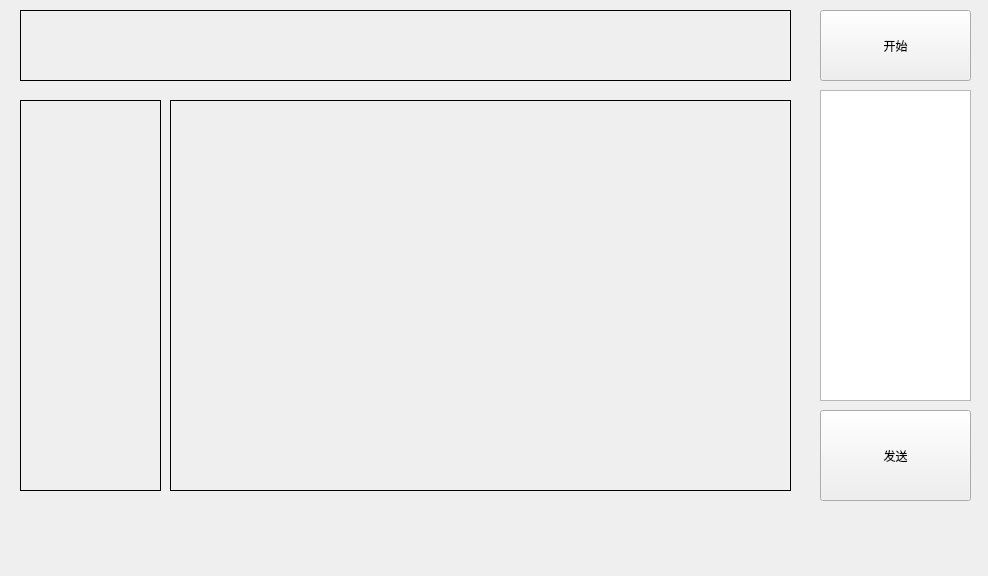
<?xml version="1.0" encoding="UTF-8"?>
<ui version="4.0">
 <class>Form</class>
 <widget class="QWidget" name="Form">
  <property name="geometry">
   <rect>
    <x>0</x>
    <y>0</y>
    <width>988</width>
    <height>576</height>
   </rect>
  </property>
  <property name="windowTitle">
   <string>Guess</string>
  </property>
  <widget class="QTextEdit" name="texting_box">
   <property name="geometry">
    <rect>
     <x>820</x>
     <y>90</y>
     <width>151</width>
     <height>311</height>
    </rect>
   </property>
  </widget>
  <widget class="QPushButton" name="button_send">
   <property name="geometry">
    <rect>
     <x>820</x>
     <y>410</y>
     <width>151</width>
     <height>91</height>
    </rect>
   </property>
   <property name="text">
    <string>发送</string>
   </property>
  </widget>
  <widget class="QLabel" name="players">
   <property name="geometry">
    <rect>
     <x>20</x>
     <y>100</y>
     <width>141</width>
     <height>391</height>
    </rect>
   </property>
   <property name="frameShape">
    <enum>QFrame::Box</enum>
   </property>
   <property name="text">
    <string/>
   </property>
   <property name="alignment">
    <set>Qt::AlignLeading|Qt::AlignLeft|Qt::AlignTop</set>
   </property>
  </widget>
  <widget class="QLabel" name="dialog">
   <property name="geometry">
    <rect>
     <x>170</x>
     <y>100</y>
     <width>621</width>
     <height>391</height>
    </rect>
   </property>
   <property name="frameShape">
    <enum>QFrame::Box</enum>
   </property>
   <property name="text">
    <string/>
   </property>
   <property name="alignment">
    <set>Qt::AlignLeading|Qt::AlignLeft|Qt::AlignTop</set>
   </property>
  </widget>
  <widget class="QLabel" name="status">
   <property name="geometry">
    <rect>
     <x>20</x>
     <y>10</y>
     <width>771</width>
     <height>71</height>
    </rect>
   </property>
   <property name="frameShape">
    <enum>QFrame::Box</enum>
   </property>
   <property name="text">
    <string/>
   </property>
   <property name="alignment">
    <set>Qt::AlignLeading|Qt::AlignLeft|Qt::AlignTop</set>
   </property>
  </widget>
  <widget class="QPushButton" name="button_start">
   <property name="geometry">
    <rect>
     <x>820</x>
     <y>10</y>
     <width>151</width>
     <height>71</height>
    </rect>
   </property>
   <property name="text">
    <string>开始</string>
   </property>
  </widget>
 </widget>
 <resources/>
 <connections>
  <connection>
   <sender>button_send</sender>
   <signal>clicked()</signal>
   <receiver>Form</receiver>
   <slot>send_msg()</slot>
   <hints>
    <hint type="sourcelabel">
     <x>903</x>
     <y>472</y>
    </hint>
    <hint type="destinationlabel">
     <x>860</x>
     <y>526</y>
    </hint>
   </hints>
  </connection>
  <connection>
   <sender>button_start</sender>
   <signal>clicked()</signal>
   <receiver>Form</receiver>
   <slot>guess_start()</slot>
   <hints>
    <hint type="sourcelabel">
     <x>890</x>
     <y>46</y>
    </hint>
    <hint type="destinationlabel">
     <x>806</x>
     <y>79</y>
    </hint>
   </hints>
  </connection>
 </connections>
 <slots>
  <slot>send_msg()</slot>
  <slot>guess_start()</slot>
 </slots>
</ui>
